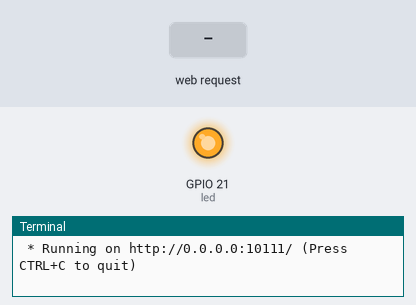
This program was run on a simulated Raspberry Pi (BCM pin numbers). Shown: output pins drawn as LEDs (lit = HIGH), the last lines printed to the terminal. The inputs (shaded band) are chosen by the test bench. The clock reads 2024-03-15 10:24:30 at power-on unless the program sets it.

Above: at 1.2 s.
1.3 s: HTTP request for /on received
At 2.0 s:
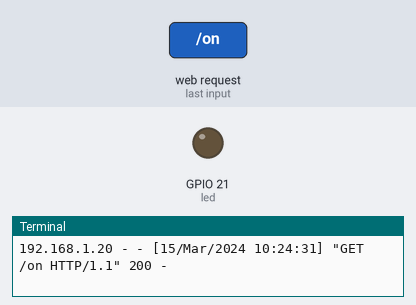
4.3 s: HTTP request for /off received
At 5.5 s:
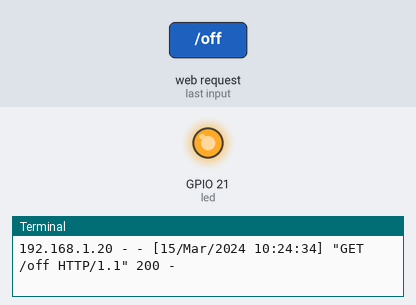
Timing chart, 0 to 7.3 s (numbered marks = the images above; inputs shaded):
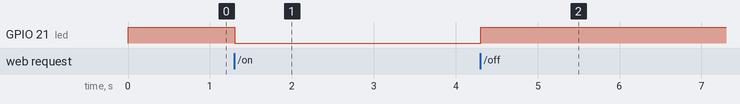

Measured:
- after the input at 1.3 s, GPIO 21 (led): HIGH → LOW at once
- after the input at 4.3 s, GPIO 21 (led): LOW → HIGH at once

The program:

flask08.py
```python
from flask import Flask, render_template
import RPi.GPIO as GPIO

app = Flask(__name__)

led = 21

GPIO.setmode(GPIO.BCM)
GPIO.setup(led, GPIO.OUT)
GPIO.output(led, True) # 꺼진 상태

@app.route("/")
def home():
    return render_template("index.html")

@app.route("/on")
def led_on():
    GPIO.output(led, False)
    return "LED ON"

@app.route("/off")
def led_off():
    GPIO.output(led, True)
    return "LED OFF"

if __name__ == "__main__":
    app.run(host="0.0.0.0", port=10111, debug=True)
```
